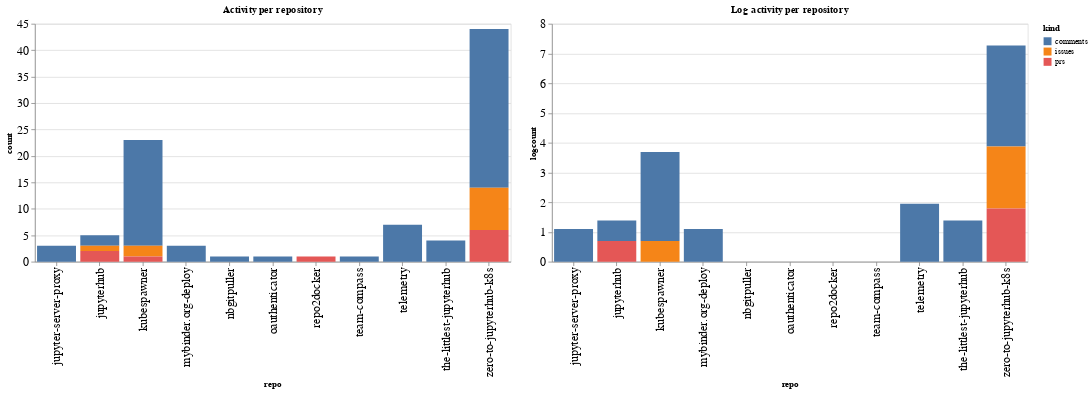

Notebook source saved alongside this figure:
### Code cell
ch1 = alt.Chart(repo_summaries, width=600, title="Activity per repository").mark_bar().encode(
    x='repo',
    y='count',
    color='kind',
    tooltip="kind"
)

ch2 = alt.Chart(repo_summaries, width=600, title="Log activity per repository").mark_bar().encode(
    x='repo',
    y='logcount',
    color='kind',
    tooltip="kind"
)

ch1 | ch2

### Figure 1 — Vega-Lite specification as saved in the notebook (floating-point values rounded to 4 significant figures)
{"config": {"axisLeft": {"labelFontSize": 15}, "axisBottom": {"labelFontSize": 15}}, "hconcat": [{"mark": "bar", "encoding": {"color": {"type": "nominal", "field": "kind"}, "tooltip": {"type": "nominal", "field": "kind"}, "x": {"type": "nominal", "field": "repo"}, "y": {"type": "quantitative", "field": "count"}}, "title": "Activity per repository", "width": 600}, {"mark": "bar", "encoding": {"color": {"type": "nominal", "field": "kind"}, "tooltip": {"type": "nominal", "field": "kind"}, "x": {"type": "nominal", "field": "repo"}, "y": {"type": "quantitative", "field": "logcount"}}, "title": "Log activity per repository", "width": 600}], "data": {"name": "data-3b81e8b14c527d8353e798408688c63d"}, "$schema": "https://vega.github.io/schema/vega-lite/v4.8.1.json", "datasets": {"data-3b81e8b14c527d8353e798408688c63d": [{"repo": "jupyter-server-proxy", "kind": "comments", "count": 3, "logcount": 1.099}, {"repo": "jupyterhub", "kind": "comments", "count": 2, "logcount": 0.6931}, {"repo": "jupyterhub", "kind": "issues", "count": 1, "logcount": 0.0}, {"repo": "jupyterhub", "kind": "prs", "count": 2, "logcount": 0.6931}, {"repo": "kubespawner", "kind": "comments", "count": 20, "logcount": 2.996}, {"repo": "kubespawner", "kind": "issues", "count": 2, "logcount": 0.6931}, {"repo": "kubespawner", "kind": "prs", "count": 1, "logcount": 0.0}, {"repo": "mybinder.org-deploy", "kind": "comments", "count": 3, "logcount": 1.099}, {"repo": "nbgitpuller", "kind": "comments", "count": 1, "logcount": 0.0}, {"repo": "oauthenticator", "kind": "comments", "count": 1, "logcount": 0.0}, {"repo": "repo2docker", "kind": "prs", "count": 1, "logcount": 0.0}, {"repo": "team-compass", "kind": "comments", "count": 1, "logcount": 0.0}, {"repo": "telemetry", "kind": "comments", "count": 7, "logcount": 1.946}, {"repo": "the-littlest-jupyterhub", "kind": "comments", "count": 4, "logcount": 1.386}, {"repo": "zero-to-jupyterhub-k8s", "kind": "comments", "count": 30, "logcount": 3.401}, {"repo": "zero-to-jupyterhub-k8s", "kind": "issues", "count": 8, "logcount": 2.079}, {"repo": "zero-to-jupyterhub-k8s", "kind": "prs", "count": 6, "logcount": 1.792}]}}
